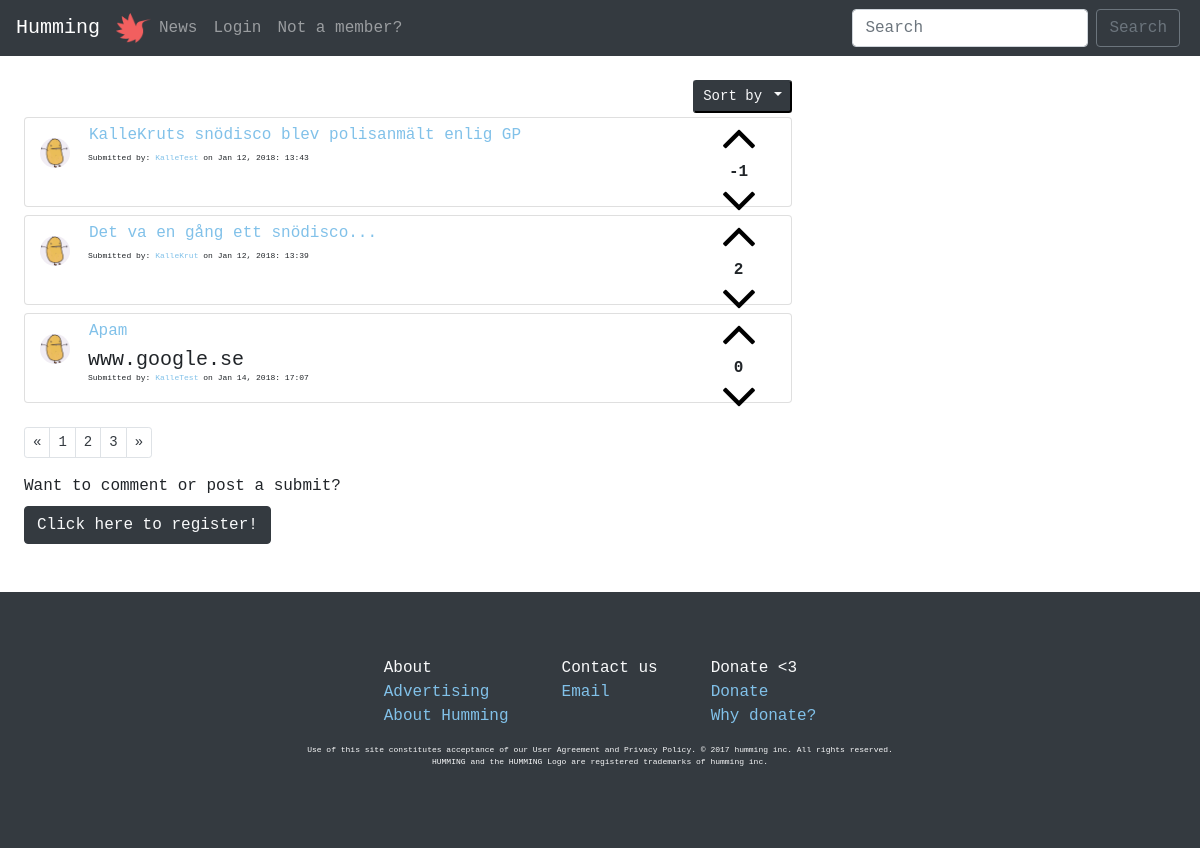
Page /php/sort/alphabetic.php on the committed database.
### tables this page shows
CREATE TABLE "posts" (
	`title`	TEXT NOT NULL,
	`description`	TEXT NOT NULL,
	`url`	TEXT,
	`postID`	INTEGER NOT NULL PRIMARY KEY AUTOINCREMENT UNIQUE,
	`postdate`	INTEGER,
	`userID`	INTEGER,
	`voteDir`	INTEGER
);

CREATE TABLE "users" (
	`userID`	INTEGER PRIMARY KEY AUTOINCREMENT,
	`username`	VARCHAR NOT NULL UNIQUE,
	`email`	VARCHAR NOT NULL UNIQUE,
	`password`	VARCHAR NOT NULL,
	`bio`	VARCHAR,
	`picture`	VARCHAR
);

### php/functions.php (called while the page is built, shortened)
<?php
function postsAlphabetic($pdo) {
  $alphabetic =  "SELECT * FROM posts
                  LEFT JOIN users
                  ON posts.userID=users.userID
                  ORDER BY title DESC";
  $statement = $pdo->prepare($alphabetic);
  $statement->execute();
  $resultAlphabetic = $statement->fetchAll(PDO::FETCH_ASSOC);
  return $resultAlphabetic;
}
function voteSum($pdo, $postID) {
  $voteSum =  "SELECT sum(voteDir)
               AS score
               FROM votes
               WHERE postID= :postID";
  $statement = $pdo->prepare($voteSum);
  $statement->bindParam(':postID', $postID, PDO::PARAM_INT);
  $statement->execute();
  $resultvoteSum = $statement->fetch(PDO::FETCH_ASSOC);
  return $resultvoteSum;
}

### php/sort/alphabetic.php (the view, shortened to what this page needs)
<?php require __DIR__.'/../../viewings/header.php'; ?>
<div class="m-4">
  <div class="col-sm-8 p-0">
    <div class="dropdown float-right mb-1 dropdownSize">
      <button class="btn-sm btn-dark text-light dropdown-toggle" type="button" id="dropdownMenu2" data-toggle="dropdown" aria-haspopup="true" aria-expanded="false">
        Sort by
      </button>
    </div>
  </div>
  <?php $alphabetics = postsAlphabetic($pdo) ?>
  <?php foreach($alphabetics as $alphabetic => $value):?>
    <div class="card col-sm-8 mt-2">
      <div class="card-body pl-0 pt-1 pb-1">
        <div class="float-right voteFlex">
          <button class="cursorPointer btn btn-link p-0 upvote mb-1" type="button" name="upvotes" data-dir="1" value="<?php echo $value['postID'] ?>">
            <img class="upvotes" src="/../../images/up-arrow.png" alt="">
          </button>
          <?php $voteSum = voteSum($pdo, $value['postID'])?>
          <p class="voteSums m-0 text-center font-weight-bold
          <?php if (isset($_SESSION['users'])) {
            foreach($voteDirs as $voteDir) {
              if ($voteDir['voteDir'] == 1 ) {
                echo "upVoteRed";}
                if ($voteDir['voteDir'] == -1 ) {
                  echo "downVoteBlue";}
                }
              }?>" name="voteSums">
              <?php if ($voteSum['score'] == null): ?>
                <?php echo "0"?>
              <?php else: echo $voteSum['score'] ?>
              <?php endif; ?>
            </p>
          <button class="cursorPointer btn btn-link p-0 m-0 downvote" type="button" name="downvotes" data-dir="-1" value="<?php echo $value['postID'] ?>">
            <img class="downvotes" src="/../../images/down-arrow.png" alt="">
          </button>
        </div>
          <a href="../php/allProfiles.php?id=<?php echo $value['userID']?>">
          <img class="float-left profilePicSubs mt-3 mr-3 " src=" <?php if(isset($value['picture'])): ?>
          <?php echo "../../profileImages/".$value['picture']; ?>
          <?php else: echo "../../profileImages/potato.jpg"; ?>
          <?php endif; ?>" alt="">
          </a>
        <blockquote class="blockquote mb-0 ml-4 pl-4 ">
          <form action="/commentsform.php" method="GET">
            <button class="btn btn-link m-0 p-0 pb-1 " type="submit" name="id" value="<?php echo $value['postID'] ?>">
              <a class="anchor-color" href="/commentsform.php"><p class="m-0"><?php echo $value['title'];?></p></a>
            </button>
          </form>
          <h5 class="m-0"><?php echo $value['url']; ?></h5>
          <p class="mb-0 smallfont">
            Submitted by: <a class="anchor-color" href="/php/allProfiles.php?id=<?php echo $value['userID']?>"><?php echo $value['username']?></a> on <?php echo $value['postdate'] ?>
          </p>
        </blockquote>
      </div>
    </div>
  <?php endforeach; ?>
    <nav>
      <ul class="pagination pagination-sm pt-4">
        <li class="page-item">
          <a class="page-link text-dark" href="#" aria-label="Previous">
            <span aria-hidden="true">&laquo;</span>
          </a>
        </li>
        <li class="page-item"><a class="page-link text-dark" href="#">1</a></li>
        <li class="page-item"><a class="page-link text-dark" href="#">2</a></li>
        <li class="page-item"><a class="page-link text-dark" href="#">3</a></li>
        <li class="page-item">
          <a class="page-link text-dark" href="#" aria-label="Next">
            <span aria-hidden="true">&raquo;</span>
          </a>
        </li>
      </ul>
    </nav>
    <?php if (!isset($_SESSION['users'])): ?>
      <label>Want to comment or post a submit?</label><br>
      <button class="btn btn-dark text-light">
        <a href="/registerform.php"><p class="m-0 text-light">Click here to register!</p></a>
      </button>
    <?php endif; ?>
  </div>
<?php require __DIR__.'/../../viewings/footer.php'; ?>

### style/main.css (style rules this page uses)
html body { height: 100%; width: 100%; }
* { font-family: monospace; }
ul { list-style-type: none; }
.smallfont { font-size: 8px; }
.profilePicSubs { border-radius: 100px; height: 30px; width: 30px; }
.upvote { height: 40px; width: 35px; }
.downvote { height: 40px; width: 35px; }
.cursorPointer { cursor: pointer; }
.anchor-color { color: #81c1e9; }
.voteFlex { height: 80px; display: flex; flex-flow: column nowrap; justify-content: space-between; align-items: center; }
.voteSums { font-size: 16px; display: block; }

### rows in the picture
posts: $value['postID'] 2 (drawn), score "-1", title "KalleKruts snödisco blev polisanmält enlig GP", userID.username "KalleTest", postdate "Jan 12, 2018: 13:43"
posts: $value['postID'] 1 (drawn), score "2", title "Det va en gång ett snödisco...", userID.username "KalleKrut", postdate "Jan 12, 2018: 13:39"
posts: $value['postID'] 3 (drawn), shows "0", title "Apam", url "www.google.se", userID.username "KalleTest", postdate "Jan 14, 2018: 17:07"
